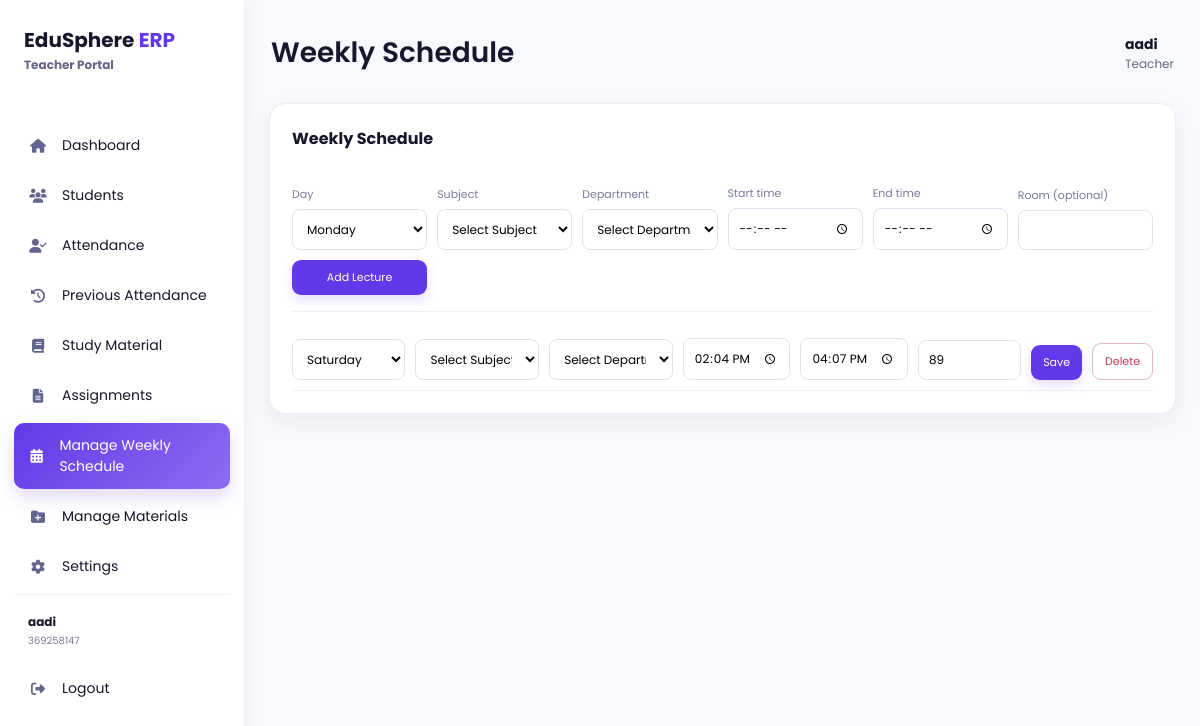
The app's page /teacher/lectures (signed in), older data.
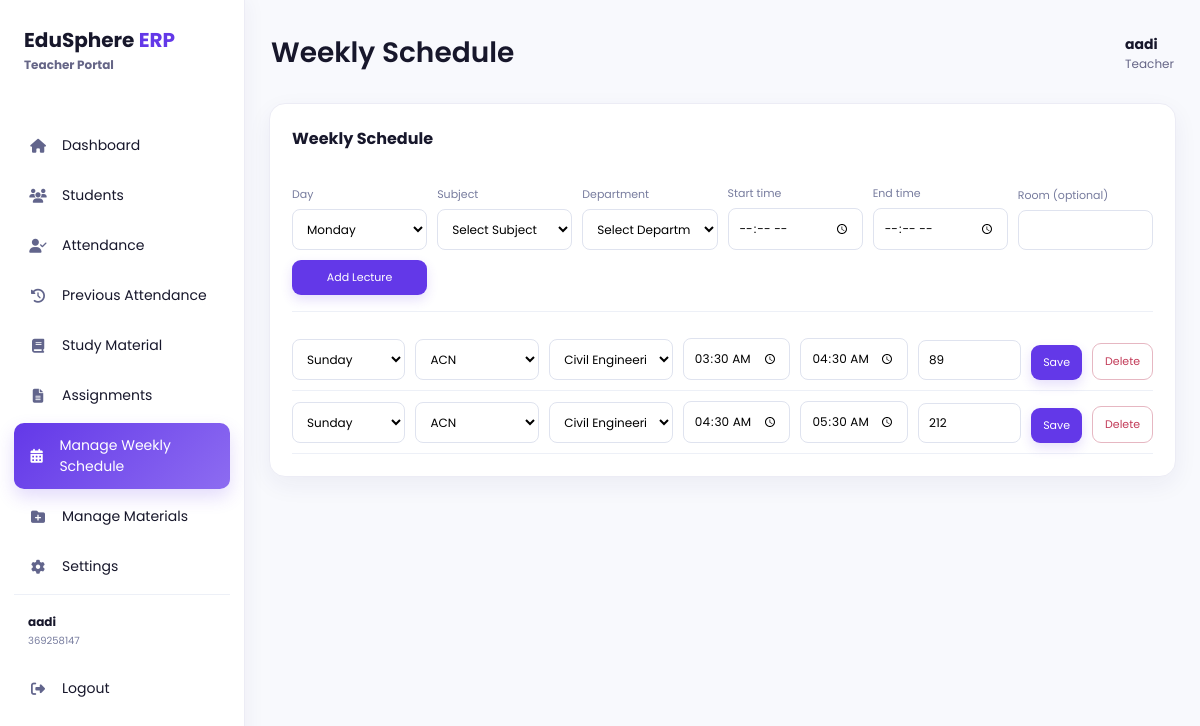
The same page, newer data.
### models/user.py (models this page shows, shortened)
class User(db.Model):
    __tablename__ = "users"
    id = db.Column(
        db.Integer,
        primary_key=True
    )
    full_name = db.Column(
        db.String(100),
        nullable=False
    )
    enrollment_no = db.Column(
        db.String(50),
        unique=True,
        nullable=True
    )
    employee_id = db.Column(
        db.String(50),
        unique=True,
        nullable=True
    )
    parent_id = db.Column(
        db.String(50),
        unique=True,
        nullable=True
    )
    admin_id = db.Column(
        db.String(50),
        unique=True,
        nullable=True
    )
    email = db.Column(
        db.String(120),
        unique=True,
        nullable=True
    )
    phone = db.Column(
        db.String(20),
        nullable=True
    )
    password = db.Column(
        db.String(200),
        nullable=False
    )
    role = db.Column(
        db.String(20),
        nullable=False
    )
    theme = db.Column(db.String(20), nullable=False, default="light", server_default="light")
    notifications_enabled = db.Column(db.Boolean, nullable=False, default=True, server_default="1")
    accent_color = db.Column(db.String(20), nullable=False, default="purple", server_default="purple")

### models/weekly_schedule.py (models this page shows)
class WeeklySchedule(db.Model):
    __tablename__ = "weekly_schedules"
    id = db.Column(db.Integer, primary_key=True)
    student_user_id = db.Column(db.Integer, db.ForeignKey("users.id"), nullable=False, index=True)
    day_of_week = db.Column(db.Integer, nullable=False, index=True)
    start_time = db.Column(db.String(5), nullable=False)
    end_time = db.Column(db.String(5), nullable=False)
    subject = db.Column(db.String(100), nullable=False)
    department = db.Column(db.String(100), nullable=True)
    room = db.Column(db.String(100), nullable=True)
    teacher = db.Column(db.String(100), nullable=True)
    class_type = db.Column(db.String(50), nullable=True)
    student = db.relationship("User")

### models/subject.py (models this page shows)
class Subject(db.Model):
    __tablename__ = "subjects"
    id = db.Column(db.Integer, primary_key=True)
    department = db.Column(db.String(100), nullable=False)
    name = db.Column(db.String(100), nullable=False)

### models/department.py (models this page shows, shortened)
class Department(db.Model):
    __tablename__ = "departments"
    id = db.Column(db.Integer, primary_key=True)
    name = db.Column(db.String(100), unique=True, nullable=False)

### app.py (the view, shortened to what this page needs)
@app.route("/teacher/lectures", methods=["GET", "POST"])
def teacher_lectures():
    user = get_current_user_for_role("Teacher")
    if not user:
        return redirect(url_for("login"))
    lectures = WeeklySchedule.query.filter_by(
        student_user_id=user.id, teacher=user.full_name,
    ).order_by(WeeklySchedule.day_of_week, WeeklySchedule.start_time).all()
    teacher_subjects = sorted({
        assignment.subject.name
        for assignment in TeacherSubjectAssignment.query.filter_by(
            teacher_user_id=user.id
        ).join(Subject).all()
        if assignment.subject and assignment.subject.name
    }, key=str.casefold)
    schedule_departments = [department.name for department in Department.query.order_by(Department.name).all()]
    return render_template("dashboard_section.html", current_user=user, role="Teacher", css_file="css/teacher.css", nav_items=ROLE_NAV_ITEMS["Teacher"], active_endpoint="teacher_lectures", section_title="Weekly Schedule", section_name="lectures", section_icon="fa-calendar-days", table_headers=[], table_rows=[], empty_message="No lectures scheduled yet.", schedules=lectures, teacher_subjects=teacher_subjects, schedule_departments=schedule_departments)

### app.py (called while the page is built)
def get_current_user_for_role(role):
    if session.get("role") != role or "user_id" not in session:
        return None
    user = db.session.get(User, session["user_id"])
    if not user or user.role != role:
        session.clear()
        return None
    return user

### templates/dashboard_section.html (shortened to what this page needs)
<!DOCTYPE html>
<html lang="en"><head><link rel="stylesheet" href="{{ url_for('static', filename=css_file) }}"><link rel="stylesheet" href="{{ url_for('static', filename='css/palette.css') }}"><link rel="stylesheet" href="https://cdnjs.cloudflare.com/ajax/libs/font-awesome/6.6.0/css/all.min.css"></head>
<body class="{% if role == 'Teacher' %}teacher-dashboard-page teacher-section-{{ section_name }}{% elif role == 'Parent' %}parent-dashboard-page parent-section-{{ section_name }}{% elif role == 'Admin' %}admin-dashboard-page admin-section-{{ section_name }}{% endif %} theme-{{ current_user.theme or 'light' }} accent-{{ current_user.accent_color or 'purple' }}">
<div class="sidebar"><div class="logo"><h2>EduSphere{% if role in ['Teacher', 'Parent'] %} <span>ERP</span>{% endif %}</h2>{% if role == 'Teacher' %}<small>Teacher Portal</small>{% elif role == 'Parent' %}<small>Parent Portal</small>{% endif %}</div><ul>{% for endpoint, label, icon in nav_items if not (role == 'Teacher' and endpoint == 'teacher_profile') %}<li class="{% if endpoint == active_endpoint %}active{% endif %}" onclick="window.location.href='{{ url_for(endpoint) }}'"><i class="fa-solid {{ icon }}"></i><span>{{ label }}</span></li>{% endfor %}{% if role == 'Teacher' %}<li class="sidebar-profile" onclick="window.location.href='{{ url_for('teacher_profile') }}'"><div class="sidebar-profile-details"><strong>{{ current_user.full_name }}</strong><small>{{ current_user.employee_id or 'Employee ID unavailable' }}</small></div></li>{% elif role == 'Parent' %}<li class="sidebar-profile" onclick="window.location.href='{{ url_for('parent') }}'"><i class="fa-solid fa-circle-user"></i><div class="sidebar-profile-details"><strong>{{ current_user.full_name }}</strong><small>{{ current_user.parent_id or 'Parent ID unavailable' }}</small></div></li>{% endif %}<li onclick="window.location.href='{{ url_for('logout') }}'"><i class="fa-solid fa-right-from-bracket"></i><span>Logout</span></li></ul></div>
<main class="main"><div class="topbar"><h2>{{ section_title }}</h2>{% if role != 'Parent' %}<div class="profile"><div><h4>{{ current_user.full_name }}</h4><p>{{ role }}</p></div></div>{% endif %}</div><section class="box full"><h3>{{ section_title }}</h3>
{% if role == 'Teacher' and section_name == 'lectures' %}
<form class="teacher-schedule-form" method="POST"><input type="hidden" name="action" value="add"><label>Day<select name="day_of_week" required>{% for day in ['Monday','Tuesday','Wednesday','Thursday','Friday','Saturday','Sunday'] %}<option value="{{ loop.index0 }}">{{ day }}</option>{% endfor %}</select></label><label>Subject<select name="subject" required><option value="">Select Subject</option>{% for subject in teacher_subjects %}<option value="{{ subject }}">{{ subject }}</option>{% endfor %}</select></label><label>Department<select name="department" required><option value="">Select Department</option>{% for department in schedule_departments %}<option value="{{ department }}">{{ department }}</option>{% endfor %}</select></label><label>Start time<input type="time" name="start_time" required></label><label>End time<input type="time" name="end_time" required></label><label>Room (optional)<input name="room"></label><button type="submit">Add Lecture</button></form>
<div class="teacher-schedule-list">{% for lecture in schedules %}<form class="teacher-schedule-row" method="POST"><input type="hidden" name="lecture_id" value="{{ lecture.id }}"><select name="day_of_week">{% for day in ['Monday','Tuesday','Wednesday','Thursday','Friday','Saturday','Sunday'] %}<option value="{{ loop.index0 }}" {% if lecture.day_of_week == loop.index0 %}selected{% endif %}>{{ day }}</option>{% endfor %}</select><select name="subject" required><option value="">Select Subject</option>{% for subject in teacher_subjects %}<option value="{{ subject }}" {% if lecture.subject == subject %}selected{% endif %}>{{ subject }}</option>{% endfor %}</select><select name="department" required><option value="">Select Department</option>{% for department in schedule_departments %}<option value="{{ department }}" {% if lecture.department == department %}selected{% endif %}>{{ department }}</option>{% endfor %}</select><input type="time" name="start_time" value="{{ lecture.start_time }}" required><input type="time" name="end_time" value="{{ lecture.end_time }}" required><input name="room" value="{{ lecture.room or '' }}" placeholder="Room"><button type="submit" name="action" value="update">Save</button><button id="teacher-schedule-delete-{{ lecture.id }}" type="submit" name="action" value="delete" formnovalidate onclick="return confirm('Delete this lecture from your weekly schedule?');">Delete</button></form>{% else %}<p>{{ empty_message }}</p>{% endfor %}</div>
{% else %}<p>{{ empty_message }}</p>{% endif %}</section></main></body></html>

### static/css/palette.css (style rules this page uses)
:root { --primary: #2563eb; --primary-dark: #1e3a8a; --accent: #6338e8; --surface: #ffffff; --page-background: #f4f7fc; --text: #17172b; --muted-text: #666666; }

Row changes from the older to the newer data that the page shows:
changed WeeklySchedule (number 1 of 2 on the later page): day_of_week "Saturday" → "Sunday"; subject "Select Subject" → "ACN"; department "Select Department" → "Civil Engineering"; start_time "14:04" → "03:30"; end_time "16:07" → "04:30"
added WeeklySchedule: day_of_week "Sunday", subject "ACN", department "Civil Engineering", start_time "04:30", end_time "05:30", room "212"
